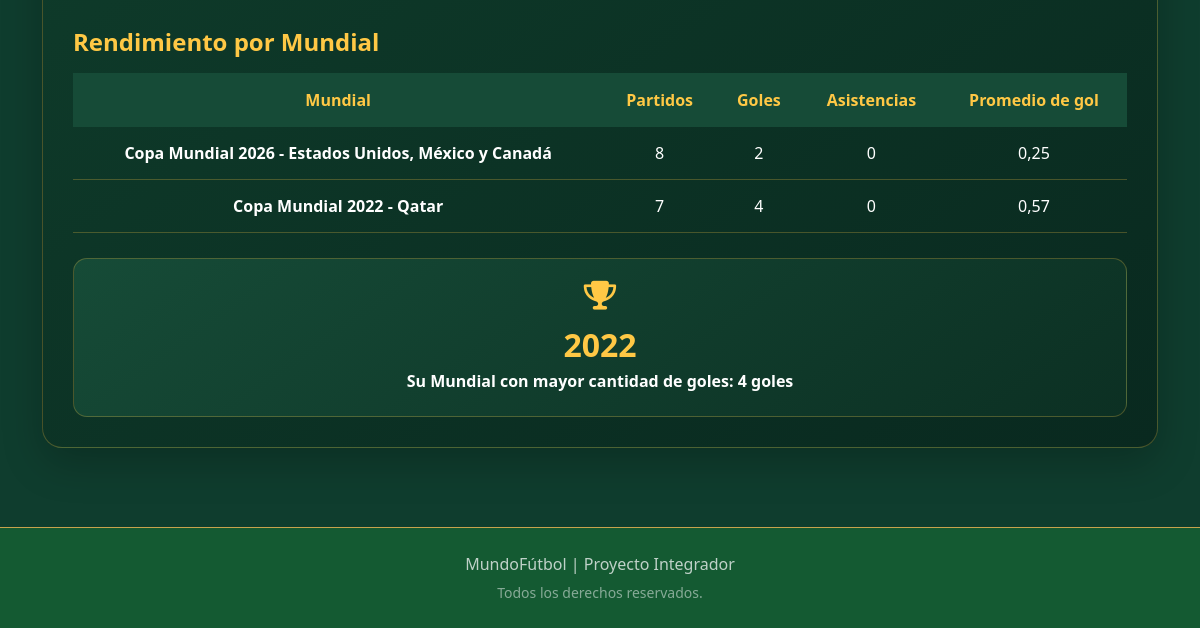
The page /jugador/9/ (lower part) on the database as committed earlier.
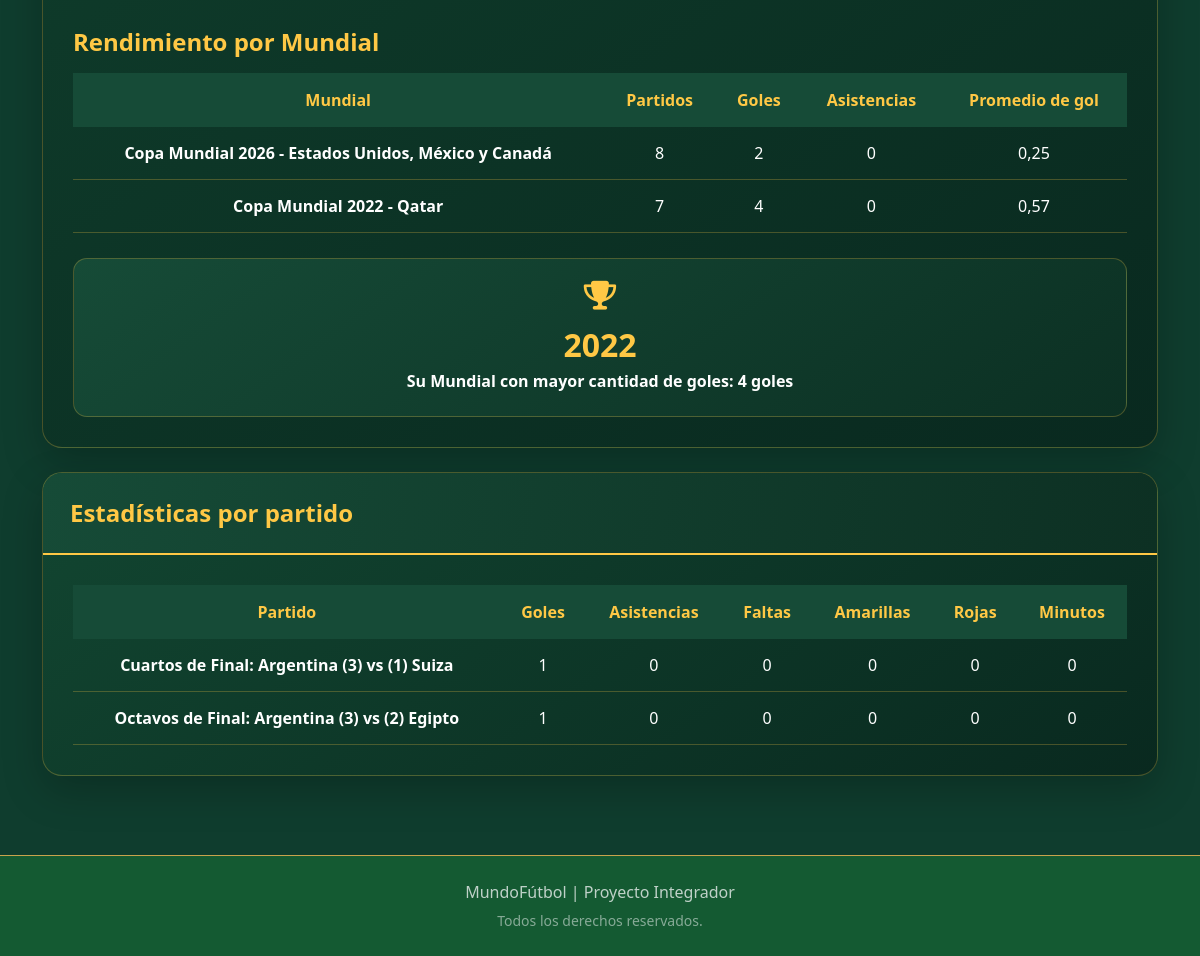
The same page on the database as committed later.
### mundial/models.py (models this page shows, shortened)
class Mundial(models.Model):
    anio = models.IntegerField(
        unique=True,
        verbose_name="Año"
    )
    nombre = models.CharField(
        max_length=100,
        default="Copa Mundial de Fútbol",
        verbose_name="Nombre"
    )
    sede = models.CharField(
        max_length=100,
        verbose_name="Sede"
    )
    descripcion = models.TextField(
        blank=True,
        null=True,
        verbose_name="Descripción"
    )
    campeon = models.CharField(
        max_length=100,
        blank=True,
        null=True,
        verbose_name="Campeón"
    )
    subcampeon = models.CharField(
        max_length=100,
        blank=True,
        null=True,
        verbose_name="Subcampeón"
    )
    tercer_puesto = models.CharField(
        max_length=100,
        blank=True,
        null=True,
        verbose_name="Tercer Puesto"
    )
    maximo_goleador = models.CharField(
        max_length=100,
        blank=True,
        null=True,
        verbose_name="Máximo Goleador"
    )
    goles_maximo_goleador = models.PositiveIntegerField(
        default=0,
        blank=True,
        null=True,
        verbose_name="Goles del Máximo Goleador"
    )
    mvp_mundial = models.CharField(
        max_length=100,
        blank=True,
        null=True,
        verbose_name="MVP / Mejor Jugador"
    )
    mejor_arquero = models.CharField(
        max_length=100,
        blank=True,
        null=True,
        verbose_name="Mejor Arquero"
    )
    imagen_logo = models.ImageField(
        upload_to="mundiales/logos/",
        blank=True,
        null=True,
        verbose_name="Logo / Emblema"
    )
    imagen_portada = models.ImageField(
        upload_to="mundiales/portadas/",
        blank=True,
        null=True,
        verbose_name="Imagen de Portada"
    )
    class Meta:
        verbose_name = "Mundial"
        verbose_name_plural = "Mundiales"
        ordering = ["-anio"]
    def __str__(self):
        return f"Copa Mundial {self.anio} - {self.sede}"

class HistorialJugador(models.Model):
    jugador = models.ForeignKey(
        Jugador,
        on_delete=models.CASCADE,
        related_name="historiales"
    )
    mundial = models.ForeignKey(
        Mundial,
        on_delete=models.CASCADE,
        related_name="historiales_jugadores"
    )
    partidos_jugados = models.PositiveIntegerField(
        default=0,
        verbose_name="Partidos jugados"
    )
    goles = models.PositiveIntegerField(
        default=0,
        verbose_name="Goles convertidos"
    )
    asistencias = models.PositiveIntegerField(
        default=0,
        verbose_name="Asistencias"
    )
    numero_camiseta_mundial = models.PositiveSmallIntegerField(
        null=True, blank=True, validators=[MinValueValidator(1), MaxValueValidator(99)],
        verbose_name="Dorsal en este Mundial"
    )
    class Meta:
        verbose_name = "Historial de jugador"
        verbose_name_plural = "Historiales de jugadores"
        ordering = [
            "-mundial__anio",
            "jugador__apellido_nombres"
        ]
        constraints = [
            models.UniqueConstraint(
                fields=["jugador", "mundial"],
                name="un_historial_por_jugador_y_mundial"
            )
        ]

class EstadisticaJugadorPartido(models.Model):
    mundial = models.ForeignKey(Mundial, on_delete=models.CASCADE, related_name="estadisticas_por_partido")
    jugador = models.ForeignKey(Jugador, on_delete=models.PROTECT, related_name="estadisticas_por_partido")
    partido_grupo = models.ForeignKey(PartidoGrupo, on_delete=models.CASCADE, blank=True, null=True, related_name="estadisticas_jugadores")
    partido_eliminatoria = models.ForeignKey(PartidoEliminatoria, on_delete=models.CASCADE, blank=True, null=True, related_name="estadisticas_jugadores")
    goles = models.PositiveSmallIntegerField(default=0)
    asistencias = models.PositiveSmallIntegerField(default=0)
    faltas = models.PositiveSmallIntegerField(default=0)
    amarillas = models.PositiveSmallIntegerField(default=0)
    rojas = models.PositiveSmallIntegerField(default=0)
    minutos_jugados = models.PositiveSmallIntegerField(default=0)
    class Meta:
        verbose_name = "Estadística individual por partido"
        verbose_name_plural = "Estadísticas individuales por partido"

class PartidoEliminatoria(models.Model):
    FASE_CHOICES = [
        ("16vos", "16vos de Final"),
        ("Octavos", "Octavos de Final"),
        ("Cuartos", "Cuartos de Final"),
        ("Semifinal", "Semifinales"),
        ("Tercer Puesto", "Tercer Puesto"),
        ("Final", "Gran Final"),
    ]
    mundial = models.ForeignKey(
        Mundial,
        on_delete=models.CASCADE,
        related_name="partidos_eliminatoria"
    )
    fase = models.CharField(
        max_length=20,
        choices=FASE_CHOICES,
        default="Octavos"
    )
    orden = models.PositiveIntegerField(
        default=0,
        verbose_name="Orden en el cuadro",
        help_text="Determina la posición del partido dentro de su fase"
    )
    equipo1 = models.CharField(
        max_length=50,
        verbose_name="Equipo 1"
    )
    goles1 = models.PositiveIntegerField(
        default=0,
        verbose_name="Goles Equipo 1"
    )
    equipo2 = models.CharField(
        max_length=50,
        verbose_name="Equipo 2"
    )
    goles2 = models.PositiveIntegerField(
        default=0,
        verbose_name="Goles Equipo 2"
    )
    info_extra = models.CharField(
        max_length=50,
        blank=True,
        null=True,
        help_text="Ej: Penales 4-3, 18/06 16:00"
    )
    class Meta:
        verbose_name = "Partido de Eliminatoria"
        verbose_name_plural = "Partidos de Eliminatorias"
        ordering = ["orden", "id"]
    def __str__(self):
        return (
            f"{self.get_fase_display()}: "
            f"{self.equipo1} ({self.goles1}) vs "
            f"({self.goles2}) {self.equipo2}"
        )

### mundial/views.py (the view)
def detalle_jugador(request, pk):
    jugador = get_object_or_404(Jugador, pk=pk)
    historiales = list(
        HistorialJugador.objects.filter(jugador=jugador)
        .select_related("mundial")
        .order_by("-mundial__anio")
    )
    anios = [h.mundial.anio for h in historiales]
    anio_parametro = request.GET.get("anio", "")
    try:
        anio_elegido = (
            int(anio_parametro)
            if anio_parametro
            else (anios[0] if anios else None)
        )
    except (TypeError, ValueError):
        anio_elegido = anios[0] if anios else None
    if anio_elegido not in anios:
        anio_elegido = anios[0] if anios else None
    historial_seleccionado = next(
        (
            h for h in historiales
            if h.mundial.anio == anio_elegido
        ),
        None,
    )
    totales = HistorialJugador.objects.filter(
        jugador=jugador
    ).aggregate(
        partidos=Sum("partidos_jugados"),
        goles=Sum("goles"),
        asistencias=Sum("asistencias"),
    )
    partidos_totales = totales["partidos"] or 0
    goles_totales = totales["goles"] or 0
    asistencias_totales = totales["asistencias"] or 0
    promedio_gol = (
        round(goles_totales / partidos_totales, 2)
        if partidos_totales else 0
    )
    promedio_asistencias = (
        round(asistencias_totales / partidos_totales, 2)
        if partidos_totales else 0
    )
    participaciones_gol = (
        goles_totales + asistencias_totales
    )
    estadisticas_mundiales = []
    for historial in historiales:
        partidos = historial.partidos_jugados
        goles = historial.goles
        asistencias = historial.asistencias
        estadisticas_mundiales.append({
            "mundial": historial.mundial,
            "partidos": partidos,
            "goles": goles,
            "asistencias": asistencias,
            "promedio_gol": (
                round(goles / partidos, 2)
                if partidos else 0
            ),
        })
    mejor_mundial = max(
        historiales,
        key=lambda h: (h.goles, h.mundial.anio),
        default=None,
    )
    from .models import EstadisticaJugadorPartido
    estadisticas_partidos = EstadisticaJugadorPartido.objects.filter(jugador=jugador)
    if anio_elegido is not None:
        estadisticas_partidos = estadisticas_partidos.filter(mundial__anio=anio_elegido)
    estadisticas_partidos = estadisticas_partidos.select_related("partido_grupo", "partido_eliminatoria")
    return render(
        request,
        "jugador/detalle_jugador.html",
        {
            "jugador": jugador,
            "estadisticas_partidos": estadisticas_partidos,
            "historiales": historiales,
            "anio_elegido": anio_elegido,
            "historial_seleccionado": historial_seleccionado,
            "partidos_totales": partidos_totales,
            "goles_totales": goles_totales,
            "asistencias_totales": asistencias_totales,
            "promedio_gol": promedio_gol,
            "promedio_asistencias": promedio_asistencias,
            "participaciones_gol": participaciones_gol,
            "estadisticas_mundiales": estadisticas_mundiales,
            "mejor_mundial": mejor_mundial,
        },
    )

### templates/jugador/detalle_jugador.html (shortened to what this page needs)
{% extends 'base.html' %}
{% load static %}
{% block extra_css %}
<link rel="stylesheet" href="{% static 'css/detalle_jugador.css' %}">
{% endblock %}
{% block content %}
<div class="container player-page">
    <section class="history-card" id="historial-mundiales">
        {% if historiales %}
            <div class="history-content performance-section">
                <div class="performance-table-wrapper">
                    <h3 class="performance-title mb-3">
                        Rendimiento por Mundial
                    </h3>
                    <table class="performance-table">
                        <thead>
                            <tr>
                                <th>Mundial</th>
                                <th>Partidos</th>
                                <th>Goles</th>
                                <th>Asistencias</th>
                                <th>Promedio de gol</th>
                            </tr>
                        </thead>
                        <tbody>
                            {% for estadistica in estadisticas_mundiales %}
                                <tr>
                                    <td>
                                        {{ estadistica.mundial }}
                                    </td>
                                    <td>
                                        {{ estadistica.partidos }}
                                    </td>
                                    <td>
                                        {{ estadistica.goles }}
                                    </td>
                                    <td>
                                        {{ estadistica.asistencias }}
                                    </td>
                                    <td>
                                        {{ estadistica.promedio_gol|floatformat:2 }}
                                    </td>
                                </tr>
                            {% endfor %}
                        </tbody>
                    </table>
                </div>
                {% if mejor_mundial %}
                    <div class="best-world-cup">
                        <i class="fa-solid fa-trophy"></i>
                        <strong>
                            {{ mejor_mundial.mundial.anio }}
                        </strong>
                        <span>
                            Su Mundial con mayor cantidad de goles:
                            {{ mejor_mundial.goles }} goles
                        </span>
                    </div>
                {% endif %}
            </div>
        {% endif %}
    </section>
    {% if estadisticas_partidos %}
    <section class="history-card mt-4">
        <div class="history-header"><h2 class="history-title">Estadísticas por partido</h2></div>
        <div class="history-content table-responsive">
            <table class="performance-table">
                <thead><tr><th>Partido</th><th>Goles</th><th>Asistencias</th><th>Faltas</th><th>Amarillas</th><th>Rojas</th><th>Minutos</th></tr></thead>
                <tbody>
                    {% for estadistica in estadisticas_partidos %}
                    <tr>
                        <td>{% if estadistica.partido_grupo %}{{ estadistica.partido_grupo }}{% else %}{{ estadistica.partido_eliminatoria }}{% endif %}</td>
                        <td>{{ estadistica.goles }}</td><td>{{ estadistica.asistencias }}</td>
                        <td>{{ estadistica.faltas }}</td><td>{{ estadistica.amarillas }}</td>
                        <td>{{ estadistica.rojas }}</td><td>{{ estadistica.minutos_jugados }}</td>
                    </tr>
                    {% endfor %}
                </tbody>
            </table>
        </div>
    </section>
    {% endif %}
</div>
{% endblock %}

### templates/base.html (shortened to what this page needs)
{% load static %}
<!DOCTYPE html>
<html lang="es">
<head>
    <link
        href="https://cdn.jsdelivr.net/npm/bootstrap@5.3.3/dist/css/bootstrap.min.css"
        rel="stylesheet"
    >
    <link
        href="https://cdnjs.cloudflare.com/ajax/libs/font-awesome/6.4.0/css/all.min.css"
        rel="stylesheet"
    >
    <link
        href="{% static 'css/estilos.css' %}"
        rel="stylesheet"
    >
    {% block extra_css %}{% endblock %}
</head>
<body class="d-flex flex-column min-vh-100">
    <main class="container py-4 flex-grow-1">
        {% block content %}
        {% endblock %}
    </main>
    <footer class="text-center py-4 mt-auto border-top border-dorado">
        <div class="container">
            <p class="text-light opacity-75 mb-1">
                MundoFútbol | Proyecto Integrador
            </p>
            <small class="text-light opacity-50">
                Todos los derechos reservados.
            </small>
        </div>
    </footer>
</body>
</html>

Rows that differ between the two databases and show on the page:
added EstadisticaJugadorPartido: partido_eliminatoria "Cuartos de Final: Argentina (3) vs (1) Suiza", goles "1", asistencias "0", faltas "0", amarillas "0", rojas "0", minutos_jugados "0"
added EstadisticaJugadorPartido: partido_eliminatoria "Octavos de Final: Argentina (3) vs (2) Egipto", goles "1", asistencias "0", faltas "0", amarillas "0", rojas "0", minutos_jugados "0"
Other text that changed with them:
text now shown: "Estadísticas por partido Partido Goles Asistencias Faltas Amarillas Rojas Minutos"
